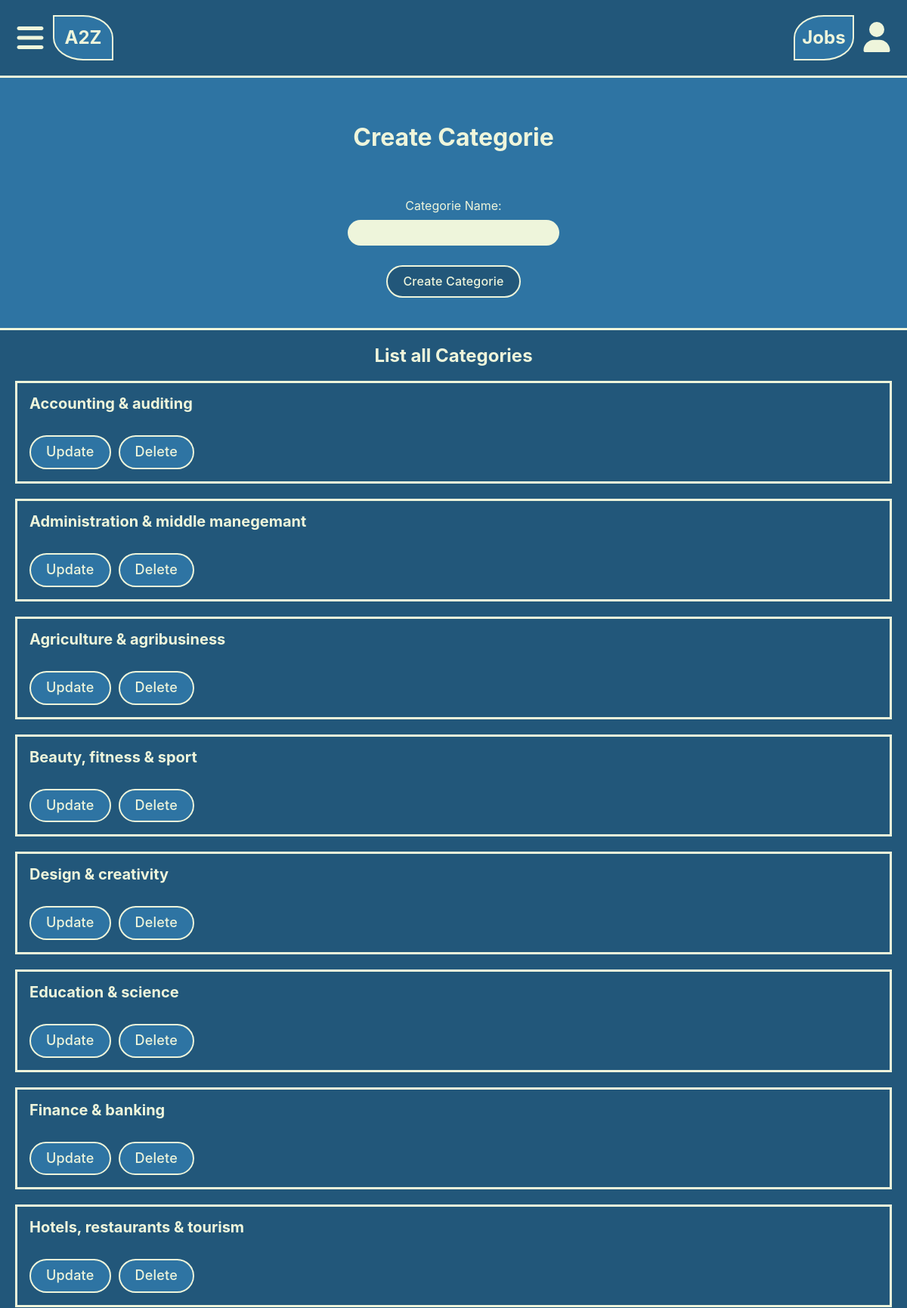
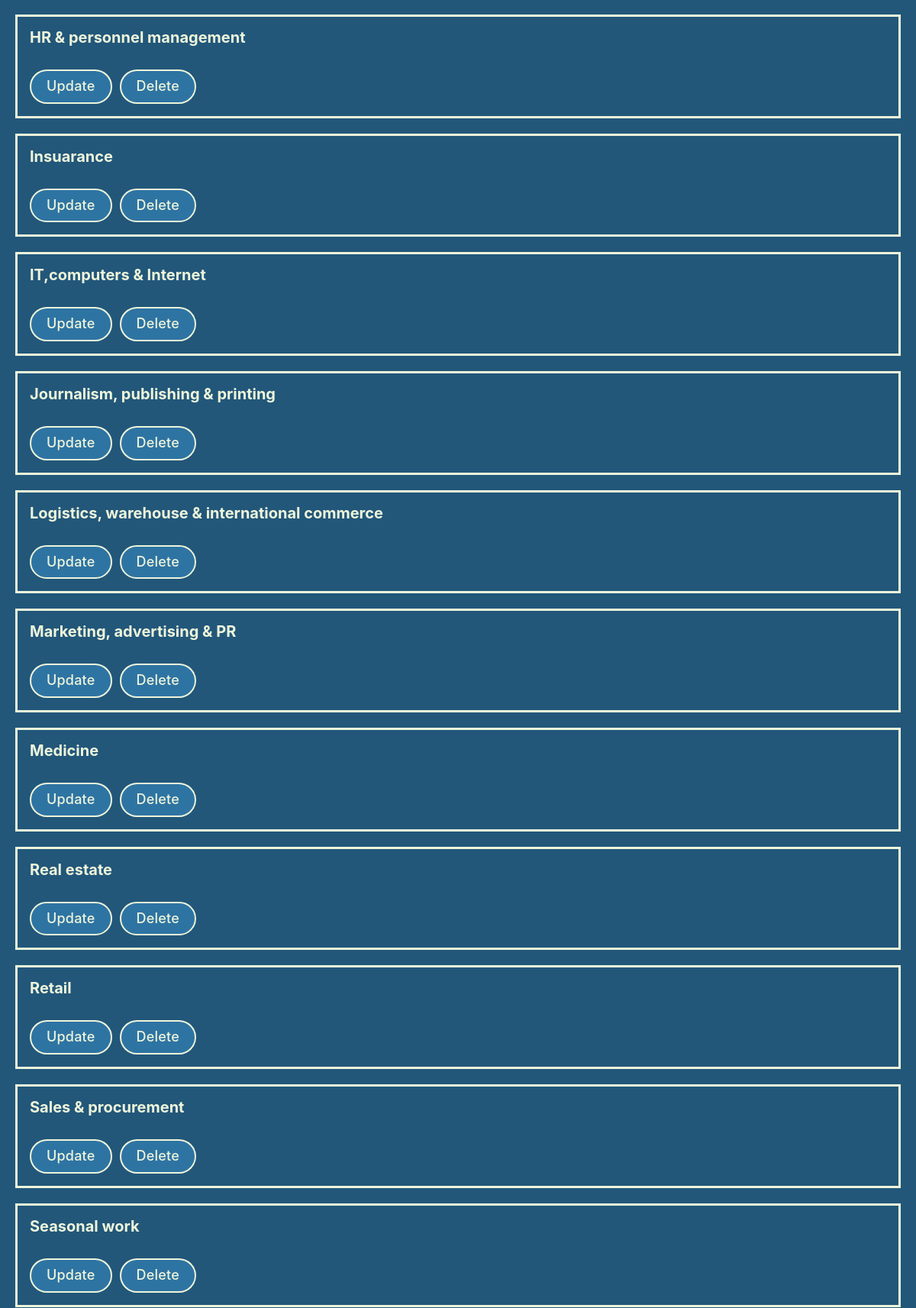
The app's page /admin/categoriesadmin.php (upper part) with its own data (2 pictures, top to bottom).
### tables this page shows
CREATE TABLE `categories` (
  `id` int(10) UNSIGNED NOT NULL,
  `categorie_name` varchar(255) NOT NULL
);

### admin/DataBanking/MySql.php (called while the page is built, shortened)
<?php
class MySql
{
    private static ?MySql $instanz = null;
    public static function getInstanz(): MySql
    {
        if (!self::$instanz) {
            self::$instanz = new MySql();
        }
        return self::$instanz;
    }
    private \mysqli $db;
    public function connect()
    {
        $this->db = new \mysqli(MYSQL_HOST, MYSQL_USER, MYSQL_PASSWORD, MYSQL_DATABANK);
        $this->db->set_charset("utf8mb4");
    }
    public function query(string $input): \mysqli_result|bool
    {
        $result = $this->db->query($input);
        return $result;
    }
}

### admin/DataBanking/Model/Categories.php (called while the page is built, shortened)
<?php
class Categories {
    public function all_categories(): array
    {
        $all_categories = array();
        $db = Mysql::getInstanz();
        $result = $db->query("SELECT * FROM categories ORDER BY categorie_name ASC");
        while ($row = $result->fetch_assoc())
        {
            $all_categories[] = new Categorie($row);
        }
        return $all_categories;
    }
}

### admin/DataBanking/Model/Row/RowAbstract.php (called while the page is built, shortened)
<?php
abstract class RowAbstract
{
    protected string $tabel;
    private array $data = array();
    public function __construct(array|int $id_or_data)
    {
        if (is_array($id_or_data))
        {
            $this->data = $id_or_data;
        } else {
            $db = Mysql::getInstanz();
            $sql_id = $db->escape($id_or_data);
            $result = $db->query("SELECT * FROM {$this->tabel} WHERE id = '{$sql_id}'");
            $this->data = $result->fetch_assoc();
        }
    }
    public function __get(string $eigenschaft):mixed
    {
        return $this->data[$eigenschaft];
    }
}

### admin/categoriesadmin.php (the view, shortened to what this page needs)
<?php
include "header.php";
$succes = false;
if (!empty($categorie_exists)) {
?>
            </header>
        <main>
            <div class="wrapper-accent">
                <div class="wrapper">
                    <h2 class="text-center top-bot-pad-2"><?php echo $categorie_exists; ?></h2>
                    <a class="home-link text-center top-bot-pad-2 no-anchor-color no-cursor" href="categoriesadmin.php">Back to Categories: <br> Administration</a>
                </div>
            </div>
        </main>
<?php
} else {
?>
            <div class="wrapper-accent border-bottom">
                <div class="wrapper">
                    <div class="hero">
                        <h1>Create Categorie</h1>
                        <form class="form-categorie" action="categoriesadmin.php" method="post">
                            <div class="form-categorie__boxes">
                                <label class="form-job__label" for="categorie">Categorie Name:</label>
                                <input class="form-job__input" type="text" name="categorie" id="categorie" value="<?php
                                if (!empty($_POST["categorie"]))
                                {
                                    echo htmlspecialchars($_POST["categorie"]);
                                }?>">
                                <button class="btn btn-main form-categorie__btn" type="submit">Create Categorie</button>
                            </div>
                        </form>
                    </div>
                </div>
            </div>
        </header>
        <main>
            <div class="wrapper-main">
                <div class="wrapper">
                    <h2 class="text-center top-bot-pad-2">List all Categories</h2>
                    <div class="categories-box">
                        <?php
                        $categories = new Categories;
                        $all_categories = $categories->all_categories();
                        foreach ($all_categories as $categorie)
                        {
                        echo '<div class="categories-box__card">';
                            echo '<h3 class="categories-box__name">';
                            echo $categorie->categorie_name;
                            echo '</h3>';
                            echo "<div class='btn-div-start'>";
                                echo "<a class='btn btn-secondary no-anchor-color no-cursor' href='categoriesupdate.php?id={$categorie->id}'>Update</a>";
                                echo "<a class='btn btn-secondary no-anchor-color no-cursor' href='categoriesdelete.php?id={$categorie->id}'>Delete</a>";
                            echo "</div>";
                        echo "</div>";
                        }
                        ?>
                    </div>
                </div>
            </div>
        </main>
<?php
}
include "footer.php";
?>

### admin/css/main.css (style rules this page uses)
:root { --main: #22577a; --accent: #2e74a3; --text: #eef5db; --night: #12130f; }
*, *::before, *::after { margin: 0; padding: 0; box-sizing: border-box; word-break: keep-all; }
html { font-size: 62.5%; font-family: Inter, system-ui, -apple-system, BlinkMacSystemFont, 'Segoe UI', Roboto, Oxygen, Ubuntu, Cantarell, 'Open Sans', 'Helvetica Neue', sans-serif; color: var(--text); height: 100%; width: 100%; }
body { display: flex; flex-direction: column; justify-content: space-between; height: 100%; width: 100%; }
.text-center { text-align: center; }
.main-color { background: var(--main); }
.top-bot-pad-2 { padding: 2rem 0; }
.wrapper { max-width: 1280px; margin: 0 auto; }
.wrapper-main { width: 100%; background-color: var(--main); }
.wrapper-accent { width: 100%; background-color: var(--accent); }
.border-bottom { border-bottom: 3px solid var(--text); }
.no-anchor-color { text-decoration: none; color: var(--text); }
h1 { font-size: 3.2rem; }
h2 { font-size: 2.4rem; }
h3 { font-size: 2rem; }
a { color: var(--text); }
.btn { color: var(--text); padding: 1rem 2rem; font-size: 1.8rem; border: 2px solid var(--text); border-radius: 25px; letter-spacing: 0.2px; font-weight: 500; width: max-content; }
.btn-main { background: var(--main); }
.btn-secondary { background: var(--accent); }
.btn-div-start { display: flex; flex-direction: row; justify-content: flex-start; align-items: center; gap: 1rem; }
input { background: var(--text); border: none; font-size: 1.8rem; }
.hero { background: var(--accent); padding: 4rem 2rem; text-align: center; display: flex; flex-direction: column; justify-content: center; align-items: center; gap: 2rem; }
.form-job__label { font-size: 1.6rem; width: 100%; max-width: max-content; }
.form-job__input { padding: 0.8rem 1.6rem; width: 100%; border-radius: 20px; font-size: 1.6rem; text-align: center; color: var(--main); }
.form-categorie { display: flex; flex-direction: column; justify-content: center; align-items: center; padding: 0 2rem; max-width: 465px; }
.form-categorie__boxes { display: flex; flex-direction: column; justify-content: center; align-items: center; width: 100%; gap: 1rem; }
.form-categorie__btn { font-size: 1.6rem; margin-top: 1.6rem; }
.categories-box { display: flex; flex-direction: column; justify-content: center; align-items: center; gap: 2rem; padding: 0 2rem 4rem; }
.categories-box__card { width: 100%; display: flex; flex-direction: column; justify-content: center; align-items: flex-start; gap: 3rem; border: 3px solid var(--text); padding: 1.6rem; }

### records on screen
categories: categorie_name "Accounting & auditing"
categories: categorie_name "Administration & middle manegemant"
categories: categorie_name "Agriculture & agribusiness"
categories: categorie_name "Beauty, fitness & sport"
categories: categorie_name "Design & creativity"
categories: categorie_name "Education & science"
categories: categorie_name "Finance & banking"
categories: categorie_name "Hotels, restaurants & tourism"
categories: categorie_name "HR & personnel management"
categories: categorie_name "Insuarance"
categories: categorie_name "IT,computers & Internet"
categories: categorie_name "Journalism, publishing & printing"
categories: categorie_name "Logistics, warehouse & international commerce"
categories: categorie_name "Marketing, advertising & PR"
categories: categorie_name "Medicine"
categories: categorie_name "Real estate"
categories: categorie_name "Retail"
categories: categorie_name "Sales & procurement"
categories: categorie_name "Seasonal work"
